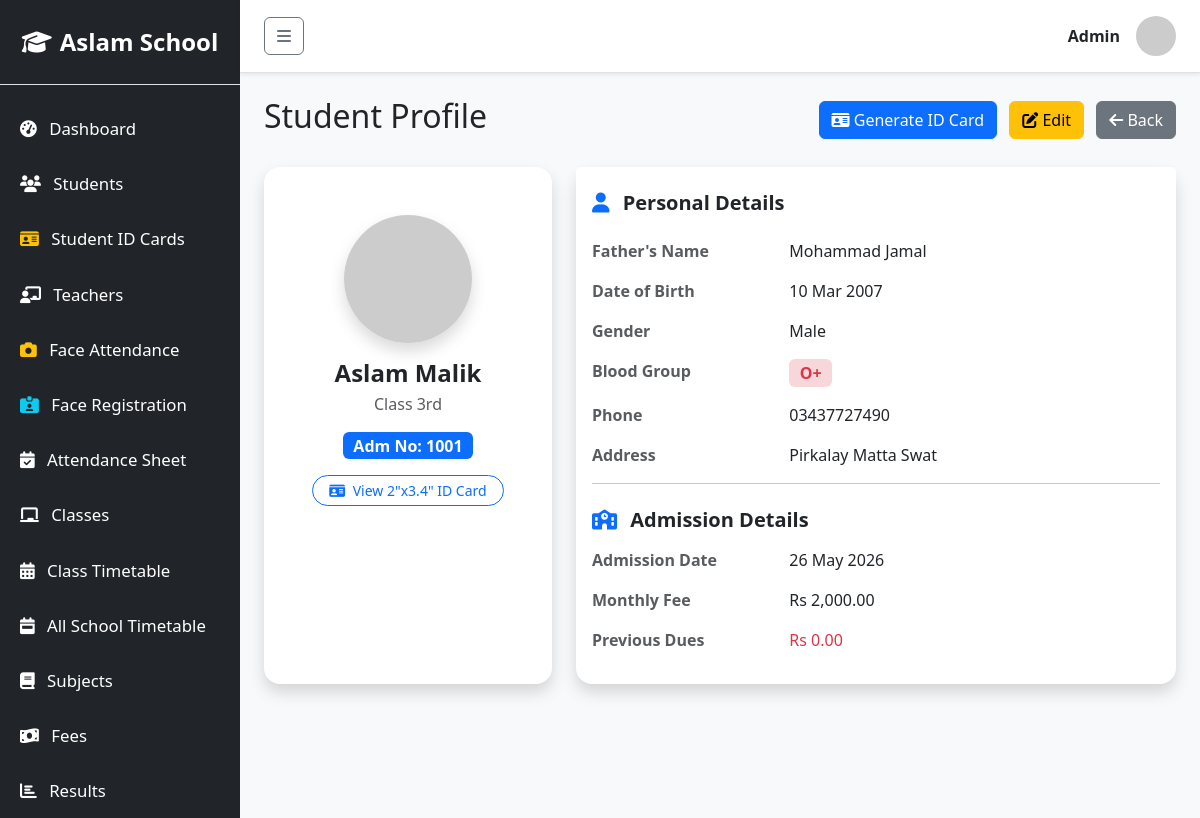
Screenshot of /school/students/view.php?id=12 with the database file from the repository.
### tables this page shows
CREATE TABLE `students` (
  `id` int(11) NOT NULL,
  `admission_no` varchar(20) NOT NULL,
  `name` varchar(100) NOT NULL,
  `father_name` varchar(100) NOT NULL,
  `dob` date NOT NULL,
  `gender` varchar(10) NOT NULL,
  `blood_group` varchar(10) DEFAULT 'O+',
  `class_id` int(11) NOT NULL,
  `phone` varchar(20) NOT NULL,
  `address` text NOT NULL,
  `admission_date` date NOT NULL,
  `monthly_fee` decimal(10,2) NOT NULL DEFAULT 0.00,
  `previous_dues` decimal(10,2) NOT NULL DEFAULT 0.00,
  `photo` varchar(255) DEFAULT NULL
);

CREATE TABLE `classes` (
  `id` int(11) NOT NULL,
  `name` varchar(50) NOT NULL
);

### school/students/view.php (the view, shortened to what this page needs)
<?php
require_once '../includes/db.php';
require_once '../includes/header.php';
$id = isset($_GET['id']) ? (int)$_GET['id'] : 0;
$admission_no = isset($_GET['search_id']) ? $_GET['search_id'] : '';
$student = null;
if ($id > 0) {
    $result = $conn->query("SELECT s.*, c.name as class_name FROM students s JOIN classes c ON s.class_id = c.id WHERE s.id = $id");
    if ($result->num_rows > 0) {
        $student = $result->fetch_assoc();
    }
}
?>
<div class="d-flex justify-content-between align-items-center mb-4">
    <h2>Student Profile</h2>
    <div>
        <a href="id_card.php?id=<?= $student['id'] ?>" class="btn btn-primary me-2"><i class="fa-solid fa-id-card"></i> Generate ID Card</a>
        <a href="edit.php?id=<?= $student['id'] ?>" class="btn btn-warning me-2"><i class="fa-solid fa-edit"></i> Edit</a>
        <a href="manage.php" class="btn btn-secondary"><i class="fa-solid fa-arrow-left"></i> Back</a>
    </div>
</div>
<div class="row">
    <div class="col-md-4 mb-4">
        <div class="card shadow border-0 rounded-4 h-100">
            <div class="card-body text-center py-5">
                <?php
                $profile_photo = "https://ui-avatars.com/api/?name=" . urlencode($student['name']) . "&background=random&size=128";
                ?>
                <img src="<?= $profile_photo ?>" class="rounded-circle mb-3 shadow" style="width: 128px; height: 128px; object-fit: cover;" alt="Student">
                <h4 class="fw-bold mb-1"><?= htmlspecialchars($student['name']) ?></h4>
                <p class="text-muted mb-3"><?= htmlspecialchars($student['class_name']) ?></p>
                <span class="badge bg-primary fs-6">Adm No: <?= htmlspecialchars($student['admission_no']) ?></span>
                <div class="mt-3">
                    <a href="id_card.php?id=<?= $student['id'] ?>" class="btn btn-sm btn-outline-primary rounded-pill px-3">
                        <i class="fa-solid fa-id-card me-1"></i> View 2"x3.4" ID Card
                    </a>
                </div>
            </div>
        </div>
    </div>
    <div class="col-md-8 mb-4">
        <div class="card shadow border-0 rounded-4 h-100">
            <div class="card-header bg-white border-bottom-0 pt-4 pb-0">
                <h5 class="fw-bold"><i class="fa-solid fa-user text-primary me-2"></i> Personal Details</h5>
            </div>
            <div class="card-body">
                <div class="row mb-3">
                    <div class="col-sm-4 text-muted fw-bold">Father's Name</div>
                    <div class="col-sm-8"><?= htmlspecialchars($student['father_name']) ?></div>
                </div>
                <div class="row mb-3">
                    <div class="col-sm-4 text-muted fw-bold">Date of Birth</div>
                    <div class="col-sm-8"><?= date('d M Y', strtotime($student['dob'])) ?></div>
                </div>
                <div class="row mb-3">
                    <div class="col-sm-4 text-muted fw-bold">Gender</div>
                    <div class="col-sm-8"><?= ucfirst($student['gender']) ?></div>
                </div>
                <div class="row mb-3">
                    <div class="col-sm-4 text-muted fw-bold">Blood Group</div>
                    <div class="col-sm-8"><span class="badge bg-danger-subtle text-danger fw-bold fs-6"><?= !empty($student['blood_group']) ? htmlspecialchars($student['blood_group']) : 'O+' ?></span></div>
                </div>
                <div class="row mb-3">
                    <div class="col-sm-4 text-muted fw-bold">Phone</div>
                    <div class="col-sm-8"><?= htmlspecialchars($student['phone']) ?></div>
                </div>
                <div class="row mb-3">
                    <div class="col-sm-4 text-muted fw-bold">Address</div>
                    <div class="col-sm-8"><?= nl2br(htmlspecialchars($student['address'])) ?></div>
                </div>
                <hr>
                <h5 class="fw-bold mt-4 mb-3"><i class="fa-solid fa-school text-primary me-2"></i> Admission Details</h5>
                <div class="row mb-3">
                    <div class="col-sm-4 text-muted fw-bold">Admission Date</div>
                    <div class="col-sm-8"><?= date('d M Y', strtotime($student['admission_date'])) ?></div>
                </div>
                <div class="row mb-3">
                    <div class="col-sm-4 text-muted fw-bold">Monthly Fee</div>
                    <div class="col-sm-8">Rs <?= number_format($student['monthly_fee'], 2) ?></div>
                </div>
                <div class="row mb-3">
                    <div class="col-sm-4 text-muted fw-bold">Previous Dues</div>
                    <div class="col-sm-8 text-danger">Rs <?= number_format($student['previous_dues'], 2) ?></div>
                </div>
            </div>
        </div>
    </div>
</div>
<?php require_once '../includes/footer.php'; ?>

### rows the page displays
students: name "Aslam Malik", class.name "Class 3rd", admission_no "1001", father_name "Mohammad Jamal", dob "10 Mar 2007", gender "Male", blood_group "O+", phone "03437727490", address "Pirkalay Matta Swat", admission_date "26 May 2026", monthly_fee "2,000.00", previous_dues "0.00"

### other values shown
$_SESSION['user_name'] "Admin"
